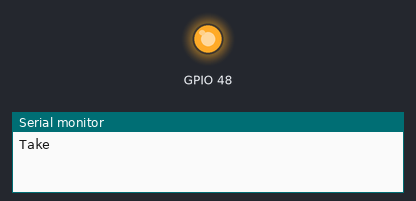
The sketch below on a simulated ESP32-S3. Parts: output pins drawn as LEDs (lit = HIGH), the last lines printed to the serial monitor. Pins used as bus, display or sensor lines are not drawn.

Above: at 1.5 s.
At 3.9 s:
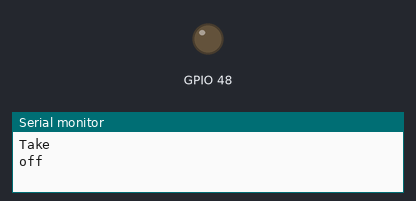
Timing chart, 0 to 6.2 s (numbered marks = the images above):
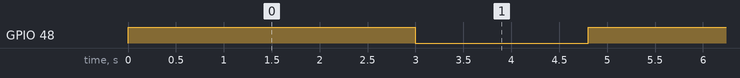

Measured:
- by itself, GPIO 48: alternates HIGH for 3.0 s and LOW for 1.8 s

The sketch:

take_picture.ino
```cpp
int waktu = 4300;
#define trig 8
#define vcc 9

void setup() {
  Serial.begin(115200);
//  SerialBT.begin("ESP32"); //Bluetooth device name
//  Serial.println("The device started, now you can pair it with bluetooth!");
  pinMode(trig,OUTPUT);
  pinMode(vcc,OUTPUT);
  pinMode(LED_BUILTIN,OUTPUT);
}

void loop() {
  digitalWrite(vcc,HIGH);
  digitalWrite(trig,HIGH);
  digitalWrite(LED_BUILTIN,HIGH);
  Serial.println("Take");
  delay(3000);
  digitalWrite(trig,LOW);
  digitalWrite(vcc,LOW);
  digitalWrite(LED_BUILTIN,LOW);
  Serial.println("off");
  delay(1800);
}
```
